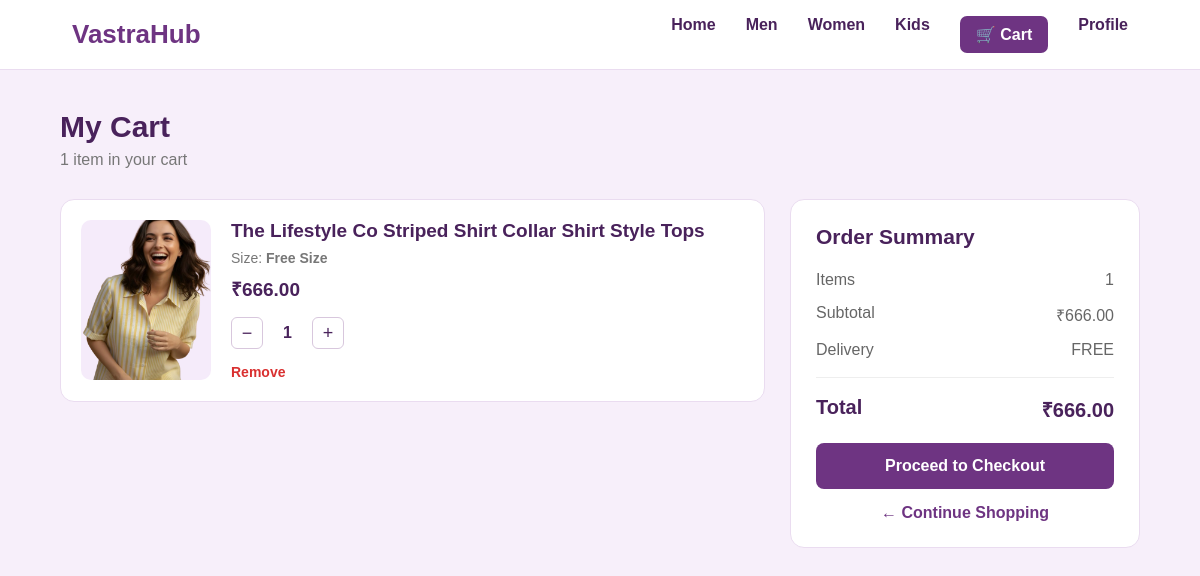
The page /cart/ (signed in) on the database its author committed.
### products/models.py (models this page shows, shortened)
class CartItem(models.Model):
    user = models.ForeignKey(
        User,
        on_delete=models.CASCADE
    )
    product = models.ForeignKey(
        Product,
        on_delete=models.CASCADE
    )
    size = models.CharField(
        max_length=20
    )
    quantity = models.PositiveIntegerField(
        default=1
    )
    created_at = models.DateTimeField(
        auto_now_add=True
    )

class Product(models.Model):
    CATEGORY_CHOICES = [
        ("men", "Men"),
        ("women", "Women"),
        ("kids", "Kids"),
    ]
    FIT_CHOICES = [
        ("regular", "Regular Fit"),
        ("slim", "Slim Fit"),
        ("oversized", "Oversized"),
        ("relaxed", "Relaxed Fit"),
    ]
    name = models.CharField(max_length=200)
    description = models.TextField()
    category = models.CharField(
        max_length=20,
        choices=CATEGORY_CHOICES,
        default="men"
    )
    brand = models.CharField(
        max_length=100,
        blank=True
    )
    price = models.DecimalField(
        max_digits=10,
        decimal_places=2
    )
    mrp = models.DecimalField(
        max_digits=10,
        decimal_places=2,
        blank=True,
        null=True
    )
    discount = models.PositiveIntegerField(
        default=0
    )
    image = models.ImageField(
        upload_to="products/",
        blank=True,
        null=True
    )
    sku = models.CharField(
        max_length=50,
        unique=True,
        blank=True,
        null=True
    )
    color = models.CharField(
        max_length=50,
        blank=True
    )
    fabric = models.CharField(
        max_length=100,
        blank=True
    )
    size = models.CharField(
        max_length=100,
        blank=True,
        help_text="Example: S,M,L,XL"
    )
    fit = models.CharField(
        max_length=30,
        choices=FIT_CHOICES,
        blank=True
    )
    pattern = models.CharField(
        max_length=100,
        blank=True
    )
    sleeve = models.CharField(
        max_length=100,
        blank=True
    )
    occasion = models.CharField(
        max_length=100,
        blank=True
    )
    stock = models.PositiveIntegerField(
        default=0
    )
    rating = models.DecimalField(
        max_digits=2,
        decimal_places=1,
        default=0
    )
    reviews_count = models.PositiveIntegerField(
        default=0
    )
    created_at = models.DateTimeField(
        auto_now_add=True
    )
    updated_at = models.DateTimeField(
        auto_now=True
    )

### products/views.py (the view)
@login_required
def cart(request):
    cart_items = CartItem.objects.filter(
        user=request.user
    ).select_related(
        "product"
    ).order_by("-created_at")
    total = Decimal("0.00")
    for item in cart_items:
        item.subtotal = (
            item.product.price *
            item.quantity
        )
        total += item.subtotal
    total_items = sum(
        item.quantity
        for item in cart_items
    )
    return render(
        request,
        "products/cart.html",
        {
            "cart_items": cart_items,
            "total": total,
            "total_items": total_items,
        }
    )

### products/templates/products/cart.html (shortened to what this page needs)
{% load static %}
<!DOCTYPE html>
<html lang="en">
<head>
</head>
<body>
    <nav class="navbar">
        <a href="{% url 'home' %}" class="logo">
            VastraHub
        </a>
        <div class="nav-links">
            <a href="{% url 'home' %}">
                Home
            </a>
            <a href="{% url 'men' %}">
                Men
            </a>
            <a href="{% url 'women' %}">
                Women
            </a>
            <a href="{% url 'kids' %}">
                Kids
            </a>
            <a href="{% url 'cart' %}" class="cart-nav">
                🛒 Cart
            </a>
            <a href="{% url 'profile' %}">
                Profile
            </a>
        </div>
    </nav>
    <main class="container">
        <div class="page-title">
            <h1>
                My Cart
            </h1>
            <p>
                {{ total_items }} item{{ total_items|pluralize }} in your cart
            </p>
        </div>
        {% if cart_items %}
        <div class="cart-layout">
            <div class="cart-box">
                {% for item in cart_items %}
                <div class="cart-item">
                    <div class="product-image">
                        {% if item.product.image %}
                            <img
                                src="{{ item.product.image.url }}"
                                alt="{{ item.product.name }}"
                            >
                        {% else %}
                            <img
                                src="{% static 'products/images/no-image.png' %}"
                                alt="No Image"
                            >
                        {% endif %}
                    </div>
                    <div class="product-details">
                        <h2>
                            <a href="{% url 'product_detail' item.product.id %}">
                                {{ item.product.name }}
                            </a>
                        </h2>
                        <div class="size">
                            Size:
                            <strong>
                                {{ item.size }}
                            </strong>
                        </div>
                        <div class="price">
                            ₹{{ item.product.price }}
                        </div>
                        <div class="quantity-box">
                            <button
                                type="button"
                                onclick="updateQuantity('{{ item.id }}', 'minus')">
                                −
                            </button>
                            <span
                                class="quantity"
                                id="quantity-{{ item.id }}">
                                {{ item.quantity }}
                            </span>
                            <button
                                type="button"
                                onclick="updateQuantity('{{ item.id }}', 'plus')">
                                +
                            </button>
                        </div>
                        <a
                            href="{% url 'remove_from_cart' item.id %}"
                            class="remove-btn"
                            onclick="return confirm('Remove this product from cart?')">
                            Remove
                        </a>
                    </div>
                </div>
                {% endfor %}
            </div>
            <div class="summary">
                <h2>
                    Order Summary
                </h2>
                <div class="summary-row">
                    <span>
                        Items
                    </span>
                    <span id="total-items">
                        {{ total_items }}
                    </span>
                </div>
                <div class="summary-row">
                    <span>
                        Subtotal
                    </span>
                    <span id="cart-total">
                        ₹{{ total }}
                    </span>
                </div>
                <div class="summary-row">
                    <span>
                        Delivery
                    </span>
                    <span>
                        FREE
                    </span>
                </div>
                <div class="summary-row total">
                    <span>
                        Total
                    </span>
                    <span id="summary-total">
                        ₹{{ total }}
                    </span>
                </div>
                <a
                    href="{% url 'checkout' %}"
                    class="checkout-btn">
                    Proceed to Checkout
                </a>
                <a
                    href="{% url 'home' %}"
                    class="continue-shopping">
                    ← Continue Shopping
                </a>
            </div>
        </div>
        {% endif %}
    </main>
</body>
</html>

### products/templates/products/cart.html (style rules this page uses)
* { margin: 0; padding: 0; box-sizing: border-box; }
body { font-family: Arial, sans-serif; background: #f7effa; color: #49225b; transition: 0.3s; }
.navbar { height: 70px; background: white; border-bottom: 1px solid #eadcf0; display: flex; align-items: center; justify-content: space-between; padding: 0 6%; }
.logo { text-decoration: none; font-size: 26px; font-weight: bold; color: #6e3482; }
.nav-links { display: flex; gap: 30px; }
.nav-links a { text-decoration: none; color: #49225b; font-weight: 600; }
.cart-nav { background: #6e3482; color: white !important; padding: 9px 16px; border-radius: 7px; }
.container { width: 90%; max-width: 1200px; margin: 40px auto; }
.page-title { margin-bottom: 30px; }
.page-title h1 { font-size: 30px; color: #49225b; }
.page-title p { margin-top: 7px; color: #777; }
.cart-layout { display: grid; grid-template-columns: 1fr 350px; gap: 25px; align-items: start; }
.cart-box { background: white; border: 1px solid #eadcf0; border-radius: 14px; padding: 20px; }
.cart-item { display: flex; gap: 20px; padding: 20px 0; border-bottom: 1px solid #eee; }
.cart-item:first-child { padding-top: 0; }
.cart-item:last-child { border-bottom: none; padding-bottom: 0; }
.product-image { width: 130px; height: 160px; border-radius: 10px; overflow: hidden; background: #f5ebfa; flex-shrink: 0; }
.product-image img { width: 100%; height: 100%; object-fit: cover; }
.product-details { flex: 1; }
.product-details h2 { font-size: 19px; margin-bottom: 8px; color: #49225b; }
.product-details h2 a { text-decoration: none; color: inherit; }
.size { color: #777; margin-bottom: 10px; font-size: 14px; }
.price { font-size: 19px; font-weight: bold; color: #49225b; margin-bottom: 15px; }
.quantity-box { display: flex; align-items: center; gap: 12px; }
.quantity-box button { width: 32px; height: 32px; border: 1px solid #d8c7dd; background: white; border-radius: 6px; font-size: 18px; cursor: pointer; color: #49225b; }
.quantity { min-width: 25px; text-align: center; font-weight: bold; }
.remove-btn { display: inline-block; margin-top: 15px; color: #d93030; text-decoration: none; font-size: 14px; font-weight: bold; }
.summary { background: white; border: 1px solid #eadcf0; border-radius: 14px; padding: 25px; position: sticky; top: 20px; }
.summary h2 { font-size: 21px; margin-bottom: 22px; color: #49225b; }
.summary-row { display: flex; justify-content: space-between; margin-bottom: 15px; color: #666; }
.summary-row.total { border-top: 1px solid #eee; padding-top: 18px; margin-top: 18px; font-size: 20px; font-weight: bold; color: #49225b; }
.checkout-btn { display: block; width: 100%; margin-top: 20px; padding: 14px; background: #6e3482; color: white; text-align: center; text-decoration: none; border-radius: 8px; font-weight: bold; }
.continue-shopping { display: block; text-align: center; margin-top: 15px; color: #6e3482; text-decoration: none; font-weight: bold; }

### rows shown on the page
CartItem: product.image (picture), product.name "The Lifestyle Co Striped Shirt Collar Shirt Style Tops", size "Free Size", product.price "666.00", quantity "1"

### other values the page prints
{{ total_items }} "1"
{{ total }} "666.00"
